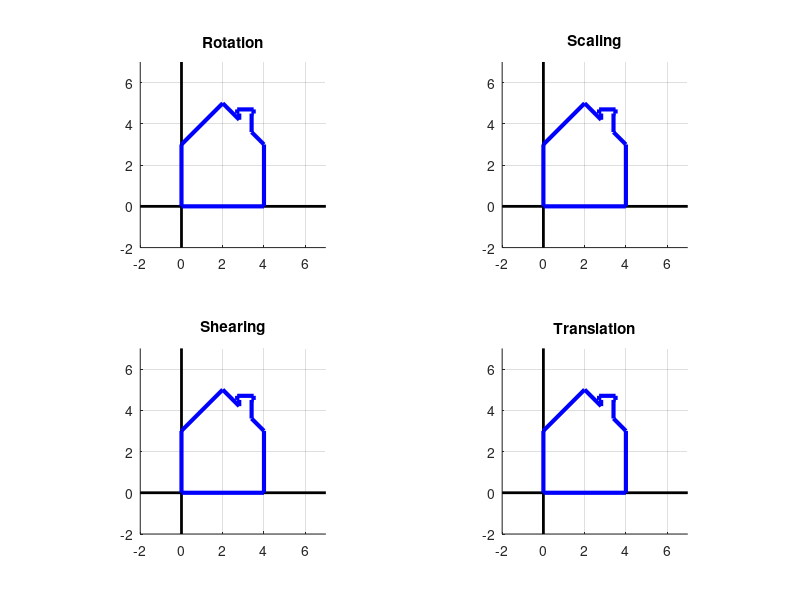

The MATLAB source for this figure:
%--------------------------------------------------------------------------
%  Author: Isaac J. Lee
%  
%  This routine demonstrates the use of linear and affine transformations
%  in graphics.
%  
%  You will need to add/edit/delete some code to run this program. These
%  parts are indicated by a comment beginning with the word "PROBLEM."
%  
%  To run this program, type in:
%      starter()
%--------------------------------------------------------------------------
function starter()
    clc; clf;
    xmin = -2; xmax = 7;
    ymin = -2; ymax = 7;
    
    % Coordinates for the house
    House = [0.0 4.0 4.0 3.4 3.4 3.5 3.5 2.7 2.7 2.8 2.8 2.0 0.0 0.0;
             0.0 0.0 3.0 3.6 4.5 4.5 4.7 4.7 4.5 4.5 4.2 5.0 3.0 0.0];
    
    % Homogeneous coordinates for the house
    House_H = [House; ones(1, size(House, 2))];
    
    
    % ---------------------------------------------------------------------
    %  This part demonstrates the rotation of an object.
    % ---------------------------------------------------------------------
    subplot(2, 2, 1);
    title('Rotation');
    axis([xmin xmax ymin ymax]);
    grid on; axis square;
    line([xmin xmax], [0 0], 'Color', 'k', 'LineWidth', 2);
    line([0 0], [ymin ymax], 'Color', 'k', 'LineWidth', 2);
    
    % PROBLEM 1c: Enter the components of the rotation matrix here.
    M1 = [0 0;
          0 0];
    % END PROBLEM
    
    HouseRotated = M1 * House;
    line(House(1, :), House(2, :), 'Color', 'b', 'LineWidth', 3);
    line(HouseRotated(1, :), HouseRotated(2, :), 'Color', 'r', 'LineWidth', 3);
    
    
    % ---------------------------------------------------------------------
    %  This part demonstrates the scaling of an object.
    % ---------------------------------------------------------------------
    subplot(2, 2, 2);
    title('Scaling');
    axis([xmin xmax ymin ymax]);
    grid on; axis square;
    line([xmin xmax], [0 0], 'Color', 'k', 'LineWidth', 2);
    line([0 0], [ymin ymax], 'Color', 'k', 'LineWidth', 2);
    
    % PROBLEM 1c: Enter the components of the scaling matrix here.
    M2 = [0 0;
          0 0];
    % END PROBLEM
    
    HouseScaled = M2 * House;
    line(House(1, :), House(2, :), 'Color', 'b', 'LineWidth', 3);
    line(HouseScaled(1, :), HouseScaled(2, :), 'Color', 'r', 'LineWidth', 3);
    
    
    % ---------------------------------------------------------------------
    %  This part demonstrates the shearing of an object.
    % ---------------------------------------------------------------------
    subplot(2, 2, 3);
    title('Shearing');
    axis([xmin xmax ymin ymax]);
    grid on; axis square;
    line([xmin xmax], [0 0], 'Color', 'k', 'LineWidth', 2);
    line([0 0], [ymin ymax], 'Color', 'k', 'LineWidth', 2);
    
    % PROBLEM 1c: the components of the shearing matrix here.
    M3 = [0 0;
          0 0];
    % END PROBLEM
    
    HouseSheared = M3 * House;
    line(House(1, :), House(2, :), 'Color', 'b', 'LineWidth', 3);
    line(HouseSheared(1, :), HouseSheared(2, :), 'Color', 'r', 'LineWidth', 3);
    
    
    % ---------------------------------------------------------------------
    %  This part demonstrates the translation of an object.
    % ---------------------------------------------------------------------
    subplot(2, 2, 4);
    title('Translation');
    axis([xmin xmax ymin ymax]);
    grid on; axis square;
    line([xmin xmax], [0 0], 'Color', 'k', 'LineWidth', 2);
    line([0 0], [ymin ymax], 'Color', 'k', 'LineWidth', 2);
    
    % PROBLEM 2c: Enter the components of the translation matrix here.
    M4 = [0 0 0;
          0 0 0;
          0 0 0];
    % END PROBLEM
    
    HouseTranslated = M4 * House_H;
    line(House(1, :), House(2, :), 'Color', 'b', 'LineWidth', 3);
    line(HouseTranslated(1, :), HouseTranslated(2, :), 'Color', 'r', 'LineWidth', 3);
end